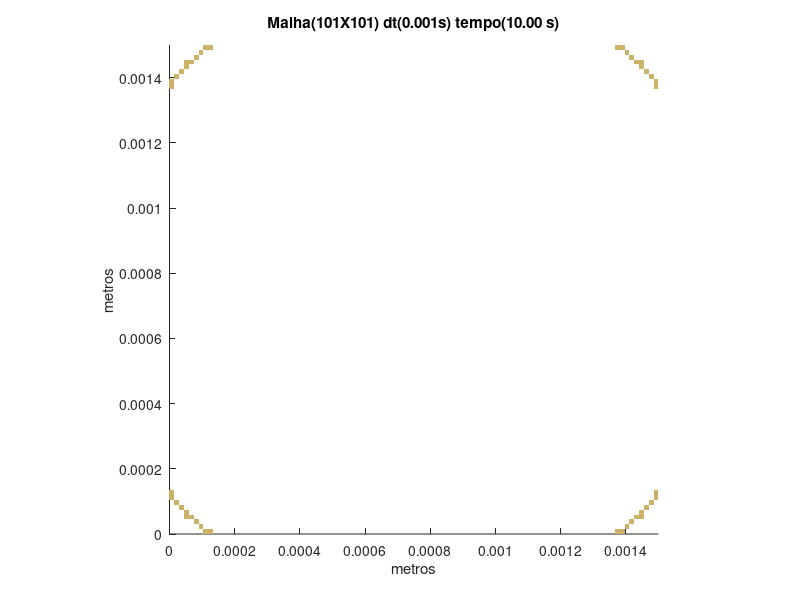

Here is the MATLAB script that generated this plot:
set (gca,'PlotBoxAspectRatio',[1 1 1],'Xlim',[0,0.0015],'Ylim',[0,0.0015])
hold on
title('Malha(101X101) dt(0.001s) tempo(10.00 s)')
hold on
ylabel('metros')
hold on
xlabel('metros')
hold on

fill([0.000103960396039604 0.000103960396039604 0.000118811881188119 0.000118811881188119],[0 1.48514851485149E-05 1.48514851485149E-05 0],[0.8,0.7,0.4],'LineStyle','none')

fill([0.000118811881188119 0.000118811881188119 0.000133663366336634 0.000133663366336634],[0 1.48514851485149E-05 1.48514851485149E-05 0],[0.8,0.7,0.4],'LineStyle','none')

fill([0.00136633663366337 0.00136633663366337 0.00138118811881188 0.00138118811881188],[0 1.48514851485149E-05 1.48514851485149E-05 0],[0.8,0.7,0.4],'LineStyle','none')

fill([0.00138118811881188 0.00138118811881188 0.0013960396039604 0.0013960396039604],[0 1.48514851485149E-05 1.48514851485149E-05 0],[0.8,0.7,0.4],'LineStyle','none')

fill([8.91089108910891E-05 8.91089108910891E-05 0.000103960396039604 0.000103960396039604],[1.48514851485149E-05 2.97029702970297E-05 2.97029702970297E-05 1.48514851485149E-05],[0.8,0.7,0.4],'LineStyle','none')

fill([0.0013960396039604 0.0013960396039604 0.00141089108910891 0.00141089108910891],[1.48514851485149E-05 2.97029702970297E-05 2.97029702970297E-05 1.48514851485149E-05],[0.8,0.7,0.4],'LineStyle','none')

fill([7.42574257425743E-05 7.42574257425743E-05 8.91089108910891E-05 8.91089108910891E-05],[2.97029702970297E-05 4.45544554455446E-05 4.45544554455446E-05 2.97029702970297E-05],[0.8,0.7,0.4],'LineStyle','none')

fill([0.00141089108910891 0.00141089108910891 0.00142574257425743 0.00142574257425743],[2.97029702970297E-05 4.45544554455446E-05 4.45544554455446E-05 2.97029702970297E-05],[0.8,0.7,0.4],'LineStyle','none')

fill([4.45544554455446E-05 4.45544554455446E-05 5.94059405940594E-05 5.94059405940594E-05],[4.45544554455446E-05 5.94059405940594E-05 5.94059405940594E-05 4.45544554455446E-05],[0.8,0.7,0.4],'LineStyle','none')

fill([5.94059405940594E-05 5.94059405940594E-05 7.42574257425743E-05 7.42574257425743E-05],[4.45544554455446E-05 5.94059405940594E-05 5.94059405940594E-05 4.45544554455446E-05],[0.8,0.7,0.4],'LineStyle','none')

fill([0.00142574257425743 0.00142574257425743 0.00144059405940594 0.00144059405940594],[4.45544554455446E-05 5.94059405940594E-05 5.94059405940594E-05 4.45544554455446E-05],[0.8,0.7,0.4],'LineStyle','none')

fill([0.00144059405940594 0.00144059405940594 0.00145544554455446 0.00145544554455446],[4.45544554455446E-05 5.94059405940594E-05 5.94059405940594E-05 4.45544554455446E-05],[0.8,0.7,0.4],'LineStyle','none')

fill([4.45544554455446E-05 4.45544554455446E-05 5.94059405940594E-05 5.94059405940594E-05],[5.94059405940594E-05 7.42574257425743E-05 7.42574257425743E-05 5.94059405940594E-05],[0.8,0.7,0.4],'LineStyle','none')

fill([0.00144059405940594 0.00144059405940594 0.00145544554455446 0.00145544554455446],[5.94059405940594E-05 7.42574257425743E-05 7.42574257425743E-05 5.94059405940594E-05],[0.8,0.7,0.4],'LineStyle','none')

fill([2.97029702970297E-05 2.97029702970297E-05 4.45544554455446E-05 4.45544554455446E-05],[7.42574257425743E-05 8.91089108910891E-05 8.91089108910891E-05 7.42574257425743E-05],[0.8,0.7,0.4],'LineStyle','none')

fill([0.00145544554455446 0.00145544554455446 0.00147029702970297 0.00147029702970297],[7.42574257425743E-05 8.91089108910891E-05 8.91089108910891E-05 7.42574257425743E-05],[0.8,0.7,0.4],'LineStyle','none')

fill([1.48514851485149E-05 1.48514851485149E-05 2.97029702970297E-05 2.97029702970297E-05],[8.91089108910891E-05 0.000103960396039604 0.000103960396039604 8.91089108910891E-05],[0.8,0.7,0.4],'LineStyle','none')

fill([0.00147029702970297 0.00147029702970297 0.00148514851485149 0.00148514851485149],[8.91089108910891E-05 0.000103960396039604 0.000103960396039604 8.91089108910891E-05],[0.8,0.7,0.4],'LineStyle','none')

fill([0 0 1.48514851485149E-05 1.48514851485149E-05],[0.000103960396039604 0.000118811881188119 0.000118811881188119 0.000103960396039604],[0.8,0.7,0.4],'LineStyle','none')

fill([0.00148514851485149 0.00148514851485149 0.0015 0.0015],[0.000103960396039604 0.000118811881188119 0.000118811881188119 0.000103960396039604],[0.8,0.7,0.4],'LineStyle','none')

fill([0 0 1.48514851485149E-05 1.48514851485149E-05],[0.000118811881188119 0.000133663366336634 0.000133663366336634 0.000118811881188119],[0.8,0.7,0.4],'LineStyle','none')

fill([0.00148514851485149 0.00148514851485149 0.0015 0.0015],[0.000118811881188119 0.000133663366336634 0.000133663366336634 0.000118811881188119],[0.8,0.7,0.4],'LineStyle','none')

fill([0 0 1.48514851485149E-05 1.48514851485149E-05],[0.00136633663366337 0.00138118811881188 0.00138118811881188 0.00136633663366337],[0.8,0.7,0.4],'LineStyle','none')

fill([0.00148514851485149 0.00148514851485149 0.0015 0.0015],[0.00136633663366337 0.00138118811881188 0.00138118811881188 0.00136633663366337],[0.8,0.7,0.4],'LineStyle','none')

fill([0 0 1.48514851485149E-05 1.48514851485149E-05],[0.00138118811881188 0.0013960396039604 0.0013960396039604 0.00138118811881188],[0.8,0.7,0.4],'LineStyle','none')

fill([0.00148514851485149 0.00148514851485149 0.0015 0.0015],[0.00138118811881188 0.0013960396039604 0.0013960396039604 0.00138118811881188],[0.8,0.7,0.4],'LineStyle','none')

fill([1.48514851485149E-05 1.48514851485149E-05 2.97029702970297E-05 2.97029702970297E-05],[0.0013960396039604 0.00141089108910891 0.00141089108910891 0.0013960396039604],[0.8,0.7,0.4],'LineStyle','none')

fill([0.00147029702970297 0.00147029702970297 0.00148514851485149 0.00148514851485149],[0.0013960396039604 0.00141089108910891 0.00141089108910891 0.0013960396039604],[0.8,0.7,0.4],'LineStyle','none')

fill([2.97029702970297E-05 2.97029702970297E-05 4.45544554455446E-05 4.45544554455446E-05],[0.00141089108910891 0.00142574257425743 0.00142574257425743 0.00141089108910891],[0.8,0.7,0.4],'LineStyle','none')

fill([0.00145544554455446 0.00145544554455446 0.00147029702970297 0.00147029702970297],[0.00141089108910891 0.00142574257425743 0.00142574257425743 0.00141089108910891],[0.8,0.7,0.4],'LineStyle','none')

fill([4.45544554455446E-05 4.45544554455446E-05 5.94059405940594E-05 5.94059405940594E-05],[0.00142574257425743 0.00144059405940594 0.00144059405940594 0.00142574257425743],[0.8,0.7,0.4],'LineStyle','none')

fill([0.00144059405940594 0.00144059405940594 0.00145544554455446 0.00145544554455446],[0.00142574257425743 0.00144059405940594 0.00144059405940594 0.00142574257425743],[0.8,0.7,0.4],'LineStyle','none')

fill([4.45544554455446E-05 4.45544554455446E-05 5.94059405940594E-05 5.94059405940594E-05],[0.00144059405940594 0.00145544554455446 0.00145544554455446 0.00144059405940594],[0.8,0.7,0.4],'LineStyle','none')

fill([5.94059405940594E-05 5.94059405940594E-05 7.42574257425743E-05 7.42574257425743E-05],[0.00144059405940594 0.00145544554455446 0.00145544554455446 0.00144059405940594],[0.8,0.7,0.4],'LineStyle','none')

fill([0.00142574257425743 0.00142574257425743 0.00144059405940594 0.00144059405940594],[0.00144059405940594 0.00145544554455446 0.00145544554455446 0.00144059405940594],[0.8,0.7,0.4],'LineStyle','none')

fill([0.00144059405940594 0.00144059405940594 0.00145544554455446 0.00145544554455446],[0.00144059405940594 0.00145544554455446 0.00145544554455446 0.00144059405940594],[0.8,0.7,0.4],'LineStyle','none')

fill([7.42574257425743E-05 7.42574257425743E-05 8.91089108910891E-05 8.91089108910891E-05],[0.00145544554455446 0.00147029702970297 0.00147029702970297 0.00145544554455446],[0.8,0.7,0.4],'LineStyle','none')

fill([0.00141089108910891 0.00141089108910891 0.00142574257425743 0.00142574257425743],[0.00145544554455446 0.00147029702970297 0.00147029702970297 0.00145544554455446],[0.8,0.7,0.4],'LineStyle','none')

fill([8.91089108910891E-05 8.91089108910891E-05 0.000103960396039604 0.000103960396039604],[0.00147029702970297 0.00148514851485149 0.00148514851485149 0.00147029702970297],[0.8,0.7,0.4],'LineStyle','none')

fill([0.0013960396039604 0.0013960396039604 0.00141089108910891 0.00141089108910891],[0.00147029702970297 0.00148514851485149 0.00148514851485149 0.00147029702970297],[0.8,0.7,0.4],'LineStyle','none')

fill([0.000103960396039604 0.000103960396039604 0.000118811881188119 0.000118811881188119],[0.00148514851485149 0.0015 0.0015 0.00148514851485149],[0.8,0.7,0.4],'LineStyle','none')

fill([0.000118811881188119 0.000118811881188119 0.000133663366336634 0.000133663366336634],[0.00148514851485149 0.0015 0.0015 0.00148514851485149],[0.8,0.7,0.4],'LineStyle','none')

fill([0.00136633663366337 0.00136633663366337 0.00138118811881188 0.00138118811881188],[0.00148514851485149 0.0015 0.0015 0.00148514851485149],[0.8,0.7,0.4],'LineStyle','none')

fill([0.00138118811881188 0.00138118811881188 0.0013960396039604 0.0013960396039604],[0.00148514851485149 0.0015 0.0015 0.00148514851485149],[0.8,0.7,0.4],'LineStyle','none')
